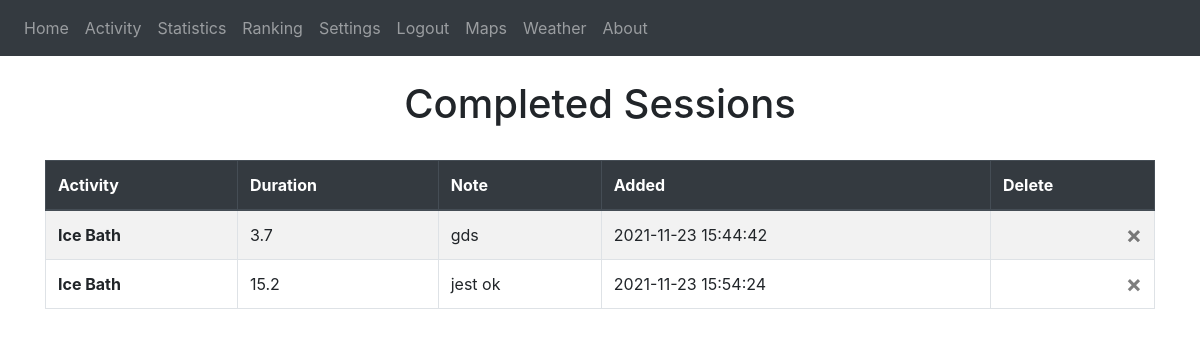
The page /activity (signed in) on the database its author committed.
### website/models.py (models this page shows)
class Note(db.Model):
    id = db.Column(db.Integer, primary_key=True)
    data = db.Column(db.String(10000))
    time = db.Column(db.Integer)
    activity = db.Column(db.String(1000))
    date = db.Column(db.DateTime(timezone=True), default=func.now())
    user_id = db.Column(db.Integer, db.ForeignKey('user.id'))

### website/auth.py (the view)
@auth.route('/activity')
@login_required
def activity():
    return render_template('activity.html', user=current_user)

### website/__init__.py (called while the page is built)
def create_app():
    app = Flask(__name__)
    app.config['SECRET_KEY'] = 'jhdsgf dshjgfj'
    app.config['SQLALCHEMY_DATABASE_URI'] = f'sqlite:///{DB_NAME}'
    app.config['SQLALCHEMY_TRACK_MODIFICATIONS'] = False
    db.init_app(app)
    from .views import views
    from .auth import auth
    app.register_blueprint(views, url_prefix='/')
    app.register_blueprint(auth, url_prefix='/')
    from .models import User
    from .models import Note
    create_database(app)
    login_manager = LoginManager()
    login_manager.login_view = 'auth.login'
    login_manager.init_app(app)
    @login_manager.user_loader
    def load_user(id):
        return User.query.get(int(id))
    return app

### website/templates/activity.html
{% extends "base.html" %} {% block title %}Activity{% endblock %}
{% block content %}
<br />
<h1 align="center">Completed Sessions</h1>
<br />
<table class="table table-striped table-bordered table-sortable">
  <thead class="thead-dark">
    <tr>
      <th scope="col">Activity</th>
      <th scope="col">Duration</th>
      <th scope="col">Note</th>
      <th scope="col">Added</th>
        <th scope="col">Delete</th>
    </tr>
  </thead>
  <tbody>
  {% for note in user.notes %}
    <tr>
      <th scope="row">{{note.activity}}</th>
      <td>{{note.time}}</td>
      <td>{{note.data}}</td>
      <td>{{note.date}}</td>
        <td>
            <button type="button" class="close" onclick="deleteNote({{ note.id }})">
                <span aria-hidden="true">&times</span>
            </button>
        </td>
    </tr>
  {% endfor %}
  </tbody>
</table>
{% endblock %}

### website/static/style.css (style rules this page uses)
.table-sortable th { cursor: pointer; }

### rows shown on the page
Note: activity "Ice Bath", time "3.7", data "gds", date "2021-11-23 15:44:42"
Note: activity "Ice Bath", time "15.2", data "jest ok", date "2021-11-23 15:54:24"
